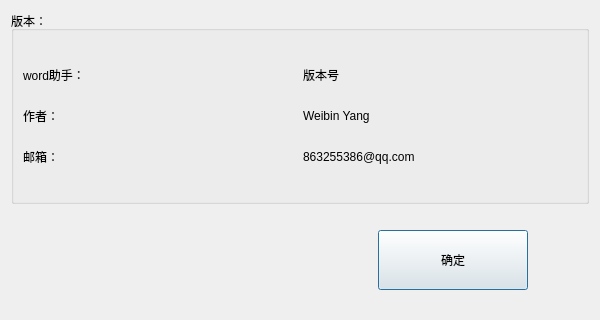
<?xml version="1.0" encoding="UTF-8"?>
<ui version="4.0">
 <class>AboutDialog</class>
 <widget class="QDialog" name="AboutDialog">
  <property name="geometry">
   <rect>
    <x>0</x>
    <y>0</y>
    <width>600</width>
    <height>320</height>
   </rect>
  </property>
  <property name="sizePolicy">
   <sizepolicy hsizetype="Fixed" vsizetype="Fixed">
    <horstretch>0</horstretch>
    <verstretch>0</verstretch>
   </sizepolicy>
  </property>
  <property name="windowTitle">
   <string>版本信息</string>
  </property>
  <layout class="QVBoxLayout" name="verticalLayout_3" stretch="10,1,2,1">
   <item>
    <widget class="QGroupBox" name="groupBox">
     <property name="title">
      <string>版本：</string>
     </property>
     <layout class="QVBoxLayout" name="verticalLayout_2">
      <item>
       <layout class="QVBoxLayout" name="verticalLayout">
        <item>
         <layout class="QHBoxLayout" name="horizontalLayout">
          <item>
           <widget class="QLabel" name="softNameLab">
            <property name="sizePolicy">
             <sizepolicy hsizetype="Expanding" vsizetype="Preferred">
              <horstretch>0</horstretch>
              <verstretch>0</verstretch>
             </sizepolicy>
            </property>
            <property name="minimumSize">
             <size>
              <width>0</width>
              <height>0</height>
             </size>
            </property>
            <property name="maximumSize">
             <size>
              <width>16777215</width>
              <height>35</height>
             </size>
            </property>
            <property name="text">
             <string>word助手：</string>
            </property>
            <property name="alignment">
             <set>Qt::AlignLeading|Qt::AlignLeft|Qt::AlignVCenter</set>
            </property>
           </widget>
          </item>
          <item>
           <widget class="QLabel" name="versionLab">
            <property name="sizePolicy">
             <sizepolicy hsizetype="Expanding" vsizetype="Preferred">
              <horstretch>0</horstretch>
              <verstretch>0</verstretch>
             </sizepolicy>
            </property>
            <property name="minimumSize">
             <size>
              <width>0</width>
              <height>0</height>
             </size>
            </property>
            <property name="maximumSize">
             <size>
              <width>16777215</width>
              <height>35</height>
             </size>
            </property>
            <property name="text">
             <string>版本号</string>
            </property>
            <property name="alignment">
             <set>Qt::AlignLeading|Qt::AlignLeft|Qt::AlignVCenter</set>
            </property>
           </widget>
          </item>
         </layout>
        </item>
        <item>
         <layout class="QHBoxLayout" name="horizontalLayout_2">
          <item>
           <widget class="QLabel" name="softNameLab_2">
            <property name="sizePolicy">
             <sizepolicy hsizetype="Expanding" vsizetype="Preferred">
              <horstretch>0</horstretch>
              <verstretch>0</verstretch>
             </sizepolicy>
            </property>
            <property name="minimumSize">
             <size>
              <width>0</width>
              <height>0</height>
             </size>
            </property>
            <property name="maximumSize">
             <size>
              <width>16777215</width>
              <height>35</height>
             </size>
            </property>
            <property name="text">
             <string>作者：</string>
            </property>
            <property name="alignment">
             <set>Qt::AlignLeading|Qt::AlignLeft|Qt::AlignVCenter</set>
            </property>
           </widget>
          </item>
          <item>
           <widget class="QLabel" name="softNameLab_3">
            <property name="sizePolicy">
             <sizepolicy hsizetype="Expanding" vsizetype="Preferred">
              <horstretch>0</horstretch>
              <verstretch>0</verstretch>
             </sizepolicy>
            </property>
            <property name="minimumSize">
             <size>
              <width>0</width>
              <height>0</height>
             </size>
            </property>
            <property name="maximumSize">
             <size>
              <width>16777215</width>
              <height>35</height>
             </size>
            </property>
            <property name="text">
             <string>Weibin Yang</string>
            </property>
            <property name="alignment">
             <set>Qt::AlignLeading|Qt::AlignLeft|Qt::AlignVCenter</set>
            </property>
           </widget>
          </item>
         </layout>
        </item>
        <item>
         <layout class="QHBoxLayout" name="horizontalLayout_3">
          <item>
           <widget class="QLabel" name="softNameLab_4">
            <property name="sizePolicy">
             <sizepolicy hsizetype="Expanding" vsizetype="Preferred">
              <horstretch>0</horstretch>
              <verstretch>0</verstretch>
             </sizepolicy>
            </property>
            <property name="minimumSize">
             <size>
              <width>0</width>
              <height>0</height>
             </size>
            </property>
            <property name="maximumSize">
             <size>
              <width>16777215</width>
              <height>35</height>
             </size>
            </property>
            <property name="text">
             <string>邮箱：</string>
            </property>
            <property name="alignment">
             <set>Qt::AlignLeading|Qt::AlignLeft|Qt::AlignVCenter</set>
            </property>
           </widget>
          </item>
          <item>
           <widget class="QLabel" name="softNameLab_5">
            <property name="sizePolicy">
             <sizepolicy hsizetype="Expanding" vsizetype="Preferred">
              <horstretch>0</horstretch>
              <verstretch>0</verstretch>
             </sizepolicy>
            </property>
            <property name="minimumSize">
             <size>
              <width>0</width>
              <height>0</height>
             </size>
            </property>
            <property name="maximumSize">
             <size>
              <width>16777215</width>
              <height>35</height>
             </size>
            </property>
            <property name="text">
             <string>863255386@qq.com</string>
            </property>
            <property name="alignment">
             <set>Qt::AlignLeading|Qt::AlignLeft|Qt::AlignVCenter</set>
            </property>
           </widget>
          </item>
         </layout>
        </item>
       </layout>
      </item>
     </layout>
    </widget>
   </item>
   <item>
    <spacer name="verticalSpacer_2">
     <property name="orientation">
      <enum>Qt::Vertical</enum>
     </property>
     <property name="sizeHint" stdset="0">
      <size>
       <width>20</width>
       <height>40</height>
      </size>
     </property>
    </spacer>
   </item>
   <item>
    <layout class="QHBoxLayout" name="horizontalLayout_4" stretch="6,2,1">
     <item>
      <spacer name="horizontalSpacer">
       <property name="orientation">
        <enum>Qt::Horizontal</enum>
       </property>
       <property name="sizeHint" stdset="0">
        <size>
         <width>40</width>
         <height>20</height>
        </size>
       </property>
      </spacer>
     </item>
     <item>
      <widget class="QPushButton" name="okPbn">
       <property name="sizePolicy">
        <sizepolicy hsizetype="Fixed" vsizetype="Fixed">
         <horstretch>0</horstretch>
         <verstretch>0</verstretch>
        </sizepolicy>
       </property>
       <property name="minimumSize">
        <size>
         <width>150</width>
         <height>60</height>
        </size>
       </property>
       <property name="maximumSize">
        <size>
         <width>150</width>
         <height>60</height>
        </size>
       </property>
       <property name="text">
        <string>确定</string>
       </property>
      </widget>
     </item>
     <item>
      <spacer name="horizontalSpacer_2">
       <property name="orientation">
        <enum>Qt::Horizontal</enum>
       </property>
       <property name="sizeHint" stdset="0">
        <size>
         <width>40</width>
         <height>20</height>
        </size>
       </property>
      </spacer>
     </item>
    </layout>
   </item>
   <item>
    <spacer name="verticalSpacer">
     <property name="orientation">
      <enum>Qt::Vertical</enum>
     </property>
     <property name="sizeHint" stdset="0">
      <size>
       <width>20</width>
       <height>40</height>
      </size>
     </property>
    </spacer>
   </item>
  </layout>
 </widget>
 <resources/>
 <connections/>
</ui>
